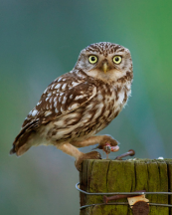
#> input picture 1/1.png, 172 x 215 px
$ python temp-filter.py
#> lines starting #> are read from the running program, lines starting #| are printed output that depends on the picture
import cv2 as cv
import numpy as np
import matplotlib.pyplot as plt


def gauss_add_GaussNoisy(image):
    mean = 0
    sigma = 25
    [img_height, img_width] = image.shape
    gauss = np.random.normal(mean, sigma, (img_height, img_width))
    noisy_img = image + gauss
    noisy_img_gauss = np.clip(noisy_img, a_min=0, a_max=255)
    return noisy_img_gauss


def add_salt_pepper_noise(image):
    salt_prob = 0.03
    pepper_prob = 0.03
    noisy_img = np.copy(image)
    height, width = image.shape
    random_matrix = np.random.rand(height, width)
    salt_mask = random_matrix < salt_prob
    noisy_img[salt_mask] = 255
    pepper_mask = (random_matrix >= salt_prob) & (random_matrix < salt_prob + pepper_prob)
    noisy_img[pepper_mask] = 0
    return noisy_img

def Denoise_fft(image):
    f = np.fft.fft2(image)
    fshift = abs(np.fft.fftshift(f))
    f_angle = np.angle(np.fft.fftshift(f))

    f_g = np.log(1 + abs(fshift))
    plt.figure()
    plt.subplot(1, 3, 1)
    plt.imshow(f_g, cmap='gray')
    plt.title('fft image')

    patch = 50
    row, col = image.shape
    row1, col1 = int(row/2), int(col/2)
    mask = np.zeros((row, col), np.uint8)
    mask[row1-patch:row1+patch, col1-patch:col1+patch] = 1
    fshift = fshift*mask

    f_g = np.log(1 + abs(fshift))
    plt.subplot(1, 3, 2)
    plt.imshow(f_g, cmap='gray')
    plt.title('ifft map')

    s1_real = fshift * np.cos(f_angle)
    s1_imag = fshift * np.sin(f_angle)
    s2 = np.zeros(image.shape, dtype=complex)
    s2.real = np.array(s1_real)
    s2.imag = np.array(s1_imag)

    ishift = np.fft.ifftshift(s2)
    iimage = np.fft.ifft2(ishift)
    iimage = np.abs(iimage)

    plt.subplot(1, 3, 3)
    plt.imshow(iimage, cmap='gray')
    plt.title('ifft image')


if __name__ == '__main__':

    image = cv.imread('1.png')
#> image is the input picture: shape (215, 172, 3); mean B, G, R 85.5, 105.7, 88

    plt.figure()
    plt.subplot(1, 3, 1)
    plt.imshow(image)
    plt.title('original image')

    image = cv.cvtColor(image, cv.COLOR_RGB2GRAY)
#> image: shape (215, 172)

    noisy_img_gauss = gauss_add_GaussNoisy(image)
#> in gauss_add_GaussNoisy, `noisy_img = image + gauss`:
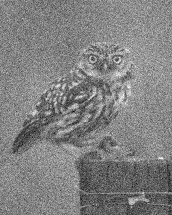
#> noisy_img: shape (215, 172) float64; min -87.5, max 277.5, mean 97.5; drawn with min black and max white
#> in gauss_add_GaussNoisy, `noisy_img_gauss = np.clip(noisy_img, a_min=0, a_max=255)`:
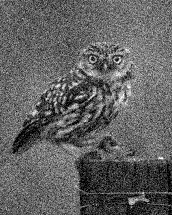
#> noisy_img_gauss: shape (215, 172) float64; min 0, max 255, mean 97.7

    plt.subplot(1, 3, 2)
    plt.imshow(np.uint8(noisy_img_gauss), cmap='gray', vmin=0, vmax=255)
    plt.title('Gauss_noisy_image')

    noisy_img_salt = add_salt_pepper_noise(image)

    plt.subplot(1, 3, 3)
    plt.imshow(np.uint8(noisy_img_salt), cmap='gray', vmin=0, vmax=255)
    plt.title('Salt_noisy_image')

    h = 3
    image_denoise_mean = cv.blur(np.uint8(noisy_img_gauss), (h, h))

    plt.figure()
    plt.subplot(1, 2, 1)
    plt.imshow(np.uint8(image_denoise_mean), cmap='gray', vmin=0, vmax=255)
    plt.title('Denoise_mean_3')

    h = 9
    image_denoise_mean = cv.blur(np.uint8(noisy_img_gauss), (h, h))

    plt.subplot(1, 2, 2)
    plt.imshow(np.uint8(image_denoise_mean), cmap='gray', vmin=0, vmax=255)
    plt.title('Denoise_mean_9')

    image_denoise_gauss = cv.GaussianBlur(np.uint8(noisy_img_gauss), (5, 5), 1)

    plt.figure()
    plt.subplot(1, 2, 1)
    plt.imshow(np.uint8(image_denoise_gauss), cmap='gray', vmin=0, vmax=255)
    plt.title('Denoise_gauss_1')

    image_denoise_gauss = cv.GaussianBlur(np.uint8(noisy_img_gauss), (5, 5), 5)
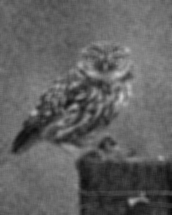
#> image_denoise_gauss: shape (215, 172); min 10, max 205, mean 97.2

    plt.subplot(1, 2, 2)
    plt.imshow(np.uint8(image_denoise_gauss), cmap='gray', vmin=0, vmax=255)
    plt.title('Denoise_gauss_5')

    Denoise_fft(noisy_img_gauss)
#> in Denoise_fft, `f_angle = np.angle(np.fft.fftshift(f))`:
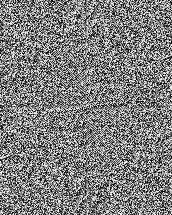
#> f_angle: shape (215, 172) float64; min -3.14, max 3.14, mean -8.5e-05; drawn with min black and max white
#> in Denoise_fft, `f_g = np.log(1 + abs(fshift))`:
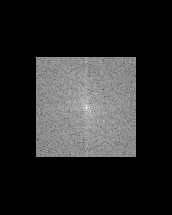
#> f_g: shape (215, 172) float64; min 0, max 15.1, mean 2.34; drawn with min black and max white
#> in Denoise_fft, `s1_imag = fshift * np.sin(f_angle)`:
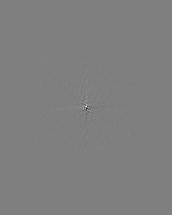
#> s1_imag: shape (215, 172) float64; min -267998.5, max 267998.5, mean -0.3; drawn with min black and max white


    plt.show()
#> figure, not shown here; B, G, R data is drawn as R, G, B
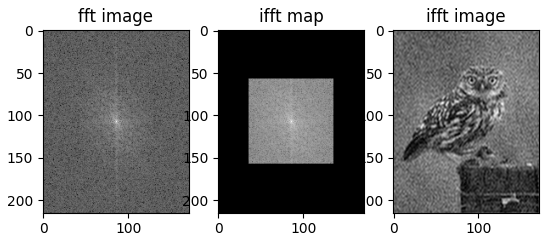
#> figure drawn by matplotlib, 3 panels
